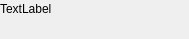
<?xml version="1.0" encoding="UTF-8"?>
<ui version="4.0">
 <class>MainWindow</class>
 <widget class="QMainWindow" name="MainWindow">
  <property name="geometry">
   <rect>
    <x>0</x>
    <y>0</y>
    <width>189</width>
    <height>39</height>
   </rect>
  </property>
  <property name="windowTitle">
   <string>Server</string>
  </property>
  <widget class="QWidget" name="centralWidget">
   <widget class="QLabel" name="ServerStatus">
    <property name="geometry">
     <rect>
      <x>0</x>
      <y>0</y>
      <width>151</width>
      <height>18</height>
     </rect>
    </property>
    <property name="text">
     <string>TextLabel</string>
    </property>
   </widget>
  </widget>
  <widget class="QMenuBar" name="menuBar">
   <property name="geometry">
    <rect>
     <x>0</x>
     <y>0</y>
     <width>189</width>
     <height>23</height>
    </rect>
   </property>
  </widget>
 </widget>
 <layoutdefault spacing="6" margin="11"/>
 <resources/>
 <connections/>
</ui>
